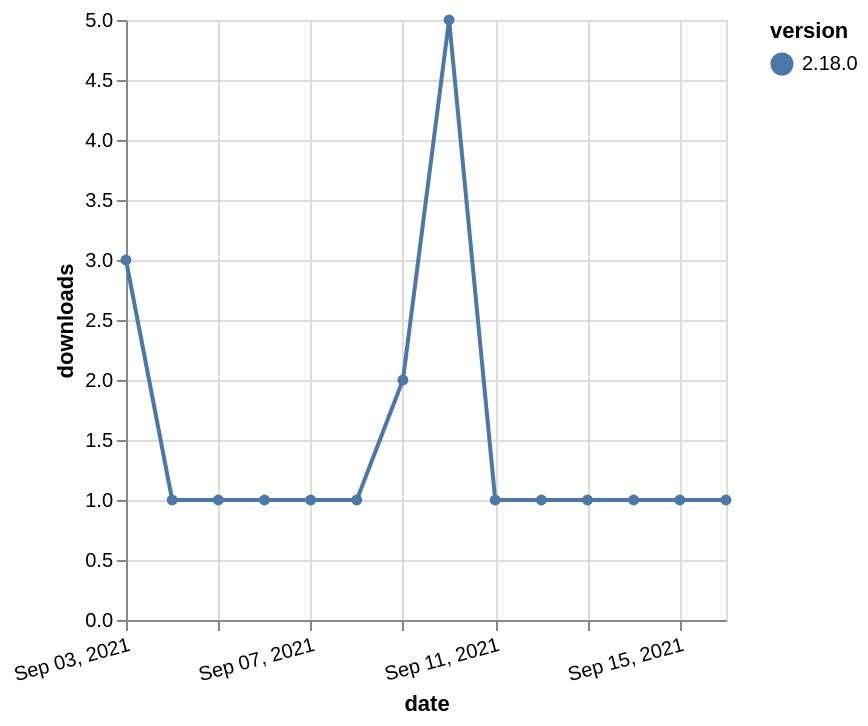

Write the Vega-Lite specification saved for this chart.
### Vega-Lite specification from a JSON file in a GitHub repository (floating-point values rounded to 4 significant figures)
{"$schema": "https://vega.github.io/schema/vega-lite/v5.json", "description": "A simple bar chart with embedded data.", "data": {"values": [{"date": "2021-09-03", "total": 505, "delta": 3, "version": "2.18.0"}, {"date": "2021-09-04", "total": 506, "delta": 1, "version": "2.18.0"}, {"date": "2021-09-05", "total": 507, "delta": 1, "version": "2.18.0"}, {"date": "2021-09-06", "total": 508, "delta": 1, "version": "2.18.0"}, {"date": "2021-09-07", "total": 509, "delta": 1, "version": "2.18.0"}, {"date": "2021-09-08", "total": 510, "delta": 1, "version": "2.18.0"}, {"date": "2021-09-09", "total": 512, "delta": 2, "version": "2.18.0"}, {"date": "2021-09-10", "total": 517, "delta": 5, "version": "2.18.0"}, {"date": "2021-09-11", "total": 518, "delta": 1, "version": "2.18.0"}, {"date": "2021-09-12", "total": 519, "delta": 1, "version": "2.18.0"}, {"date": "2021-09-13", "total": 520, "delta": 1, "version": "2.18.0"}, {"date": "2021-09-14", "total": 521, "delta": 1, "version": "2.18.0"}, {"date": "2021-09-15", "total": 522, "delta": 1, "version": "2.18.0"}, {"date": "2021-09-16", "total": 523, "delta": 1, "version": "2.18.0"}]}, "width": "container", "mark": {"type": "line", "point": {"filled": true}}, "encoding": {"x": {"field": "date", "type": "temporal", "timeUnit": "yearmonthdate", "title": "date", "axis": {"labelAngle": -15}}, "y": {"field": "delta", "type": "quantitative", "title": "downloads"}, "color": {"field": "version", "type": "nominal"}, "tooltip": {"field": "delta"}}}
